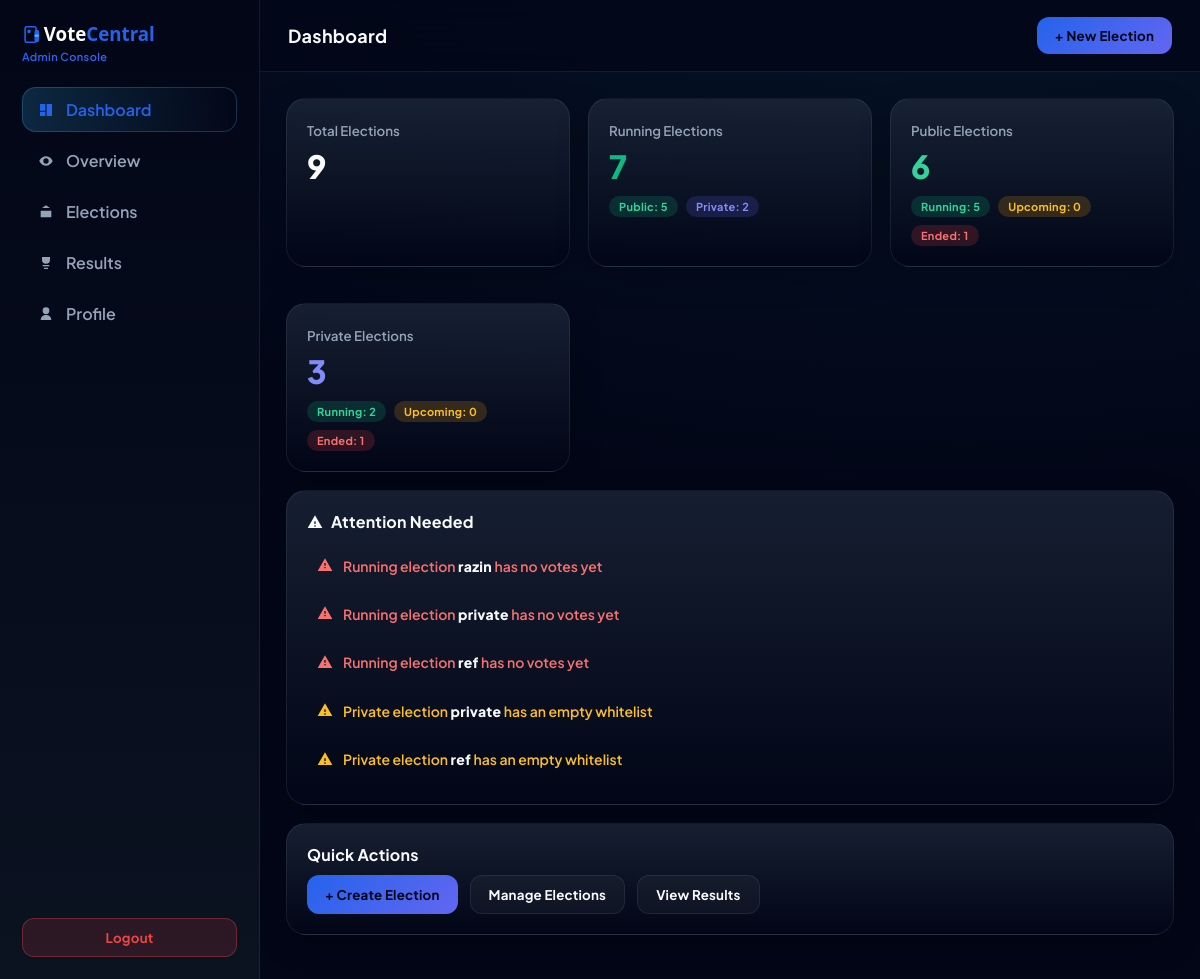
/admin/dashboard (signed in), run on an earlier commit of the app's database.
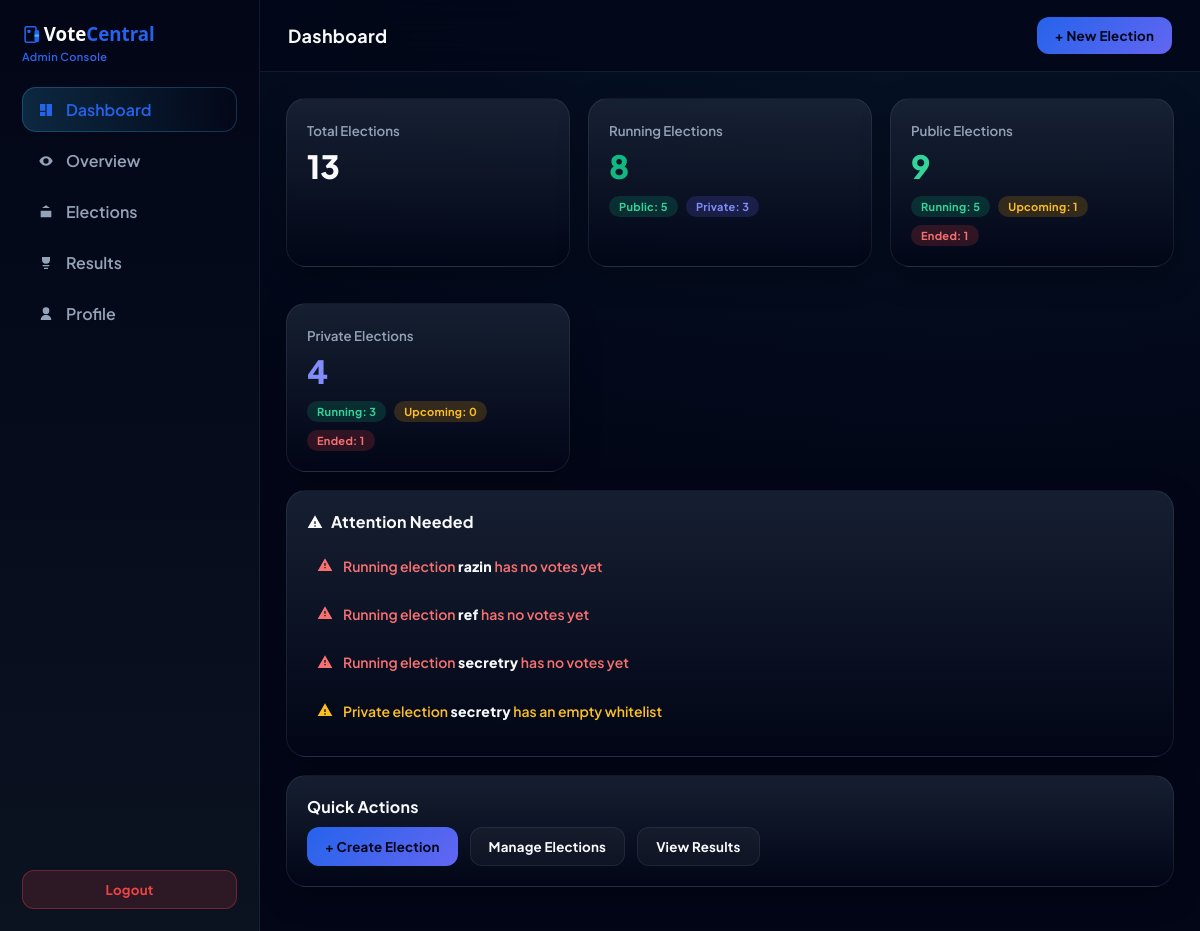
And on a later commit of the database.
### app.py (models this page shows)
class Election(db.Model):
    id = db.Column(db.Integer, primary_key=True)
    admin_id = db.Column(db.Integer, db.ForeignKey("admin.id"))
    name = db.Column(db.String(120))
    election_type = db.Column(db.String(20))  # public / private
    public_code = db.Column(db.String(20), nullable=True)
    start_time = db.Column(db.String(40), nullable=True)
    end_time = db.Column(db.String(40), nullable=True)
    result_visible = db.Column(db.Boolean, default=True)
    candidates = db.relationship("Candidate", backref="election", cascade="all,delete")
    votes = db.relationship("Vote", backref="election", cascade="all,delete")
    whitelist = db.relationship("VoterWhitelist", backref="election", cascade="all,delete")

### app.py (the view)
@app.route("/admin/dashboard")
def admin_dashboard():
    if not require_admin_login():
        return redirect("/")
    if "voter_logged" in session:
        flash("Voters cannot access admin panel")
        return redirect("/voter/dashboard")
    admin = db.session.get(Admin, session.get("admin_id"))
    elections = Election.query.filter_by(admin_id=admin.id).all()
    from datetime import datetime
    for e in elections:
        total_votes = Vote.query.filter_by(election_id=e.id).count()
        e.total_votes = total_votes
        e.is_upcoming = False
        e.is_running  = False
        e.is_ended    = False
        if e.start_time and e.end_time:
            start = datetime.fromisoformat(e.start_time)
            end   = datetime.fromisoformat(e.end_time)
            now   = datetime.now()
            if now < start:
                e.is_upcoming = True
            elif start <= now <= end:
                e.is_running = True
            else:
                e.is_ended = True
        results = []
        for c in e.candidates:
            vote_count = Vote.query.filter_by(candidate_id=c.id).count()
            if e.election_type == "private" and not election_has_ended(e):
                display_count = "—"
            else:
                display_count = vote_count
            results.append({
                "id": c.id,
                "candidate": c.name,
                "party": c.party,
                "description": c.description,
                "photo": f"/static/uploads/{c.photo}" if c.photo else None,
                "count": display_count,
                "raw_count": vote_count
            })
        visible_counts = [
            r["raw_count"]
            for r in results
            if isinstance(r["count"], int)
        ]
        if visible_counts:
            max_votes = max(visible_counts)
            for r in results:
                r["is_winner"] = (r["raw_count"] == max_votes and max_votes > 0)
        else:
            for r in results:
                r["is_winner"] = False
        e.results = results
    return render_template(
        "admin_dashboard.html",
        admin=admin,          # ← REQUIRED
        elections=elections,
        datetime=datetime
    )

### app.py (called while the page is built)
def election_has_ended(election):
    if not election.end_time:
        return False
    return datetime.now() >= datetime.fromisoformat(election.end_time)

def require_admin_login():
    if "admin_id" not in session or not session["admin_id"]:
        flash("Admin login required")
        return False
    return True

### templates/admin_dashboard.html (shortened to what the changed rows need)
<!DOCTYPE html>
<html lang="en">
<head>
</head>
<body>
<main class="main-wrapper">
<header class="top-header">
  <div class="header-title-group">
  <h2 id="view-title">Dashboard</h2>
</div>
</header>
<section id="dashboard" class="view-container">
  <div class="stat-grid">
    <div class="card">
      <small>Total Elections</small>
      <h1>{{ elections|length }}</h1>
    </div>
    <div class="card">
      <small>Running Elections</small>
      <h1 style="color:var(--green)">
        {{ elections|selectattr("is_running")|list|length }}
      </h1>
      <div class="stat-breakdown">
        <span class="chip chip-public">
          Public:
          {{
            elections
            | selectattr("is_running")
            | selectattr("election_type","equalto","public")
            | list | length
          }}
        </span>
        <span class="chip chip-private">
          Private:
          {{
            elections
            | selectattr("is_running")
            | selectattr("election_type","equalto","private")
            | list | length
          }}
        </span>
      </div>
    </div>
    <div class="card">
      <small>Public Elections</small>
      <h1 style="color:#34d399">
        {{ elections|selectattr("election_type","equalto","public")|list|length }}
      </h1>
      <div class="stat-breakdown">
        <span class="chip chip-running">
          Running:
          {{
            elections
            | selectattr("election_type","equalto","public")
            | selectattr("is_running")
            | list | length
          }}
        </span>
        <span class="chip chip-upcoming">
          Upcoming:
          {{ elections
            | selectattr("election_type","equalto","public")
            | selectattr("is_upcoming")
            | list | length }}
        </span>
        <span class="chip chip-ended">
          Ended:
          {{
            elections
            | selectattr("election_type","equalto","public")
            | selectattr("is_ended")
            | list | length
          }}
        </span>
      </div>
    </div>
    <div class="card">
      <small>Private Elections</small>
      <h1 style="color:#818cf8">
        {{ elections|selectattr("election_type","equalto","private")|list|length }}
      </h1>
      <div class="stat-breakdown">
        <span class="chip chip-running">
          Running:
          {{
            elections
            | selectattr("election_type","equalto","private")
            | selectattr("is_running")
            | list | length
          }}
        </span>
        <span class="chip chip-upcoming">
          Upcoming:
          {{
            elections
            | selectattr("election_type","equalto","private")
            | selectattr("is_upcoming")
            | list | length
          }}
        </span>
        <span class="chip chip-ended">
          Ended:
          {{
            elections
            | selectattr("election_type","equalto","private")
            | selectattr("is_ended")
            | list | length
          }}
        </span>
      </div>
    </div>
  </div>
{% set alerts = [] %}
{% if alerts|length > 0 %}
<div class="card">
  <ul style="margin-top:10px;line-height:1.8;list-style:none;padding-left:0">
    {% for a in alerts %}
      <li
        class="alert-item alert-{{ a.level }}"
        onclick="handleDashboardAlert(
          '{{ a.action }}',
          '{{ a.id }}',
          '{{ a.name|default('') }}',
          '{{ a.start|default('') }}',
          '{{ a.end|default('') }}'
        )"
      >
        <span class="alert-icon">
  <svg class="icon" viewBox="0 0 24 24">
    <use href="#icon-alert-{{ a.icon }}"></use>
  </svg>
</span>
        <span class="alert-text">{{ a.text | safe }}</span>
      </li>
    {% endfor %}
  </ul>
</div>
{% endif %}
</section>
</main>
</body>
</html>

What changed in the data, as far as the page shows it:
no longer on this page (row edited): Election: text "Running election private has no votes yet", text "Private election private has an empty whitelist"
no longer on one of the page's lists (row unchanged): Election: text "Private election ref has an empty whitelist"
added Election: text "Running election secretry has no votes yet", text "Private election secretry has an empty whitelist"
Also different on the page:
{{ elections|length }}: "9" → "13"
{{ elections|selectattr("is_running")|list|length }}: "7" → "8"
{{ elections|selectattr("election_type","equalto","public")|list|length }}: "6" → "9"
{{ elections|selectattr("election_type","equalto","private")|list|length }}: "3" → "4"
text no longer shown: "2 0 2"
text now shown: "3 1 3"
